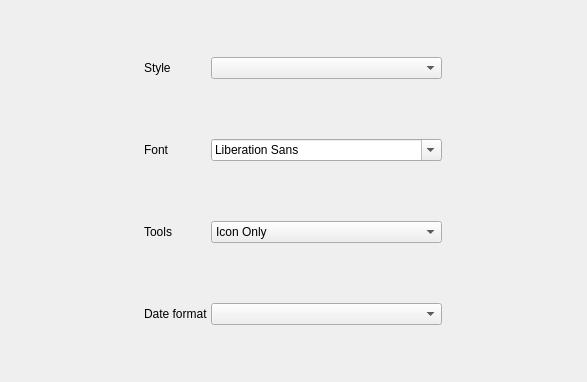
<?xml version="1.0" encoding="UTF-8"?>
<ui version="4.0">
 <class>MainSettingsWidget</class>
 <widget class="QWidget" name="MainSettingsWidget">
  <property name="geometry">
   <rect>
    <x>0</x>
    <y>0</y>
    <width>587</width>
    <height>382</height>
   </rect>
  </property>
  <property name="windowTitle">
   <string>Form</string>
  </property>
  <layout class="QHBoxLayout" name="horizontalLayout">
   <property name="spacing">
    <number>3</number>
   </property>
   <property name="leftMargin">
    <number>0</number>
   </property>
   <property name="topMargin">
    <number>0</number>
   </property>
   <property name="rightMargin">
    <number>0</number>
   </property>
   <property name="bottomMargin">
    <number>0</number>
   </property>
   <item>
    <spacer name="horizontalSpacer_3">
     <property name="orientation">
      <enum>Qt::Horizontal</enum>
     </property>
     <property name="sizeHint" stdset="0">
      <size>
       <width>208</width>
       <height>20</height>
      </size>
     </property>
    </spacer>
   </item>
   <item>
    <layout class="QGridLayout" name="ui_gridLayout">
     <property name="topMargin">
      <number>0</number>
     </property>
     <property name="spacing">
      <number>3</number>
     </property>
     <item row="0" column="0">
      <widget class="QLabel" name="label">
       <property name="text">
        <string>Style</string>
       </property>
      </widget>
     </item>
     <item row="0" column="1">
      <widget class="QComboBox" name="styleComboBox"/>
     </item>
     <item row="1" column="0">
      <widget class="QLabel" name="label_3">
       <property name="text">
        <string>Font</string>
       </property>
      </widget>
     </item>
     <item row="1" column="1">
      <widget class="QFontComboBox" name="fontComboBox"/>
     </item>
     <item row="2" column="0">
      <widget class="QLabel" name="label_2">
       <property name="text">
        <string>Tools</string>
       </property>
      </widget>
     </item>
     <item row="2" column="1">
      <widget class="QComboBox" name="toolsComboBox">
       <item>
        <property name="text">
         <string>Icon Only</string>
        </property>
       </item>
       <item>
        <property name="text">
         <string>Text Only</string>
        </property>
       </item>
       <item>
        <property name="text">
         <string>Text Under Icon</string>
        </property>
       </item>
       <item>
        <property name="text">
         <string>Text Beside Icon</string>
        </property>
       </item>
      </widget>
     </item>
     <item row="3" column="0">
      <widget class="QLabel" name="label_4">
       <property name="text">
        <string>Date format</string>
       </property>
      </widget>
     </item>
     <item row="3" column="1">
      <widget class="QComboBox" name="dateFormatBox"/>
     </item>
    </layout>
   </item>
   <item>
    <spacer name="horizontalSpacer_2">
     <property name="orientation">
      <enum>Qt::Horizontal</enum>
     </property>
     <property name="sizeHint" stdset="0">
      <size>
       <width>208</width>
       <height>20</height>
      </size>
     </property>
    </spacer>
   </item>
  </layout>
 </widget>
 <resources/>
 <connections/>
</ui>
